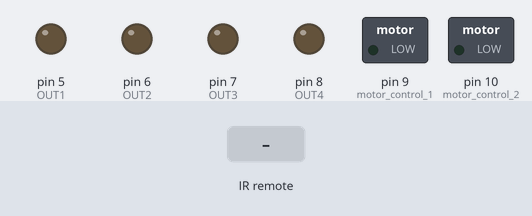
A sketch run on a simulated Arduino Uno, built with avr-gcc and run on an emulated ATmega328P. Shown: switched loads named in the sketch (green lamp = pin HIGH), output pins drawn as LEDs (lit = HIGH). The inputs (shaded band) are chosen by the test bench.

Above: at 1.2 s.
1.3 s: infrared code 0xFF18E7 received
At 1.7 s:
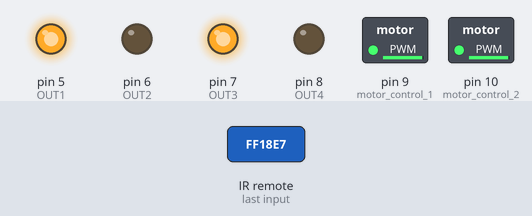
2.8 s: infrared code 0xFF4AB5 received
At 4.0 s:
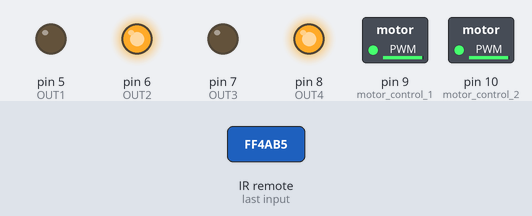
4.3 s: infrared code 0xFF10EF received
At 5.2 s:
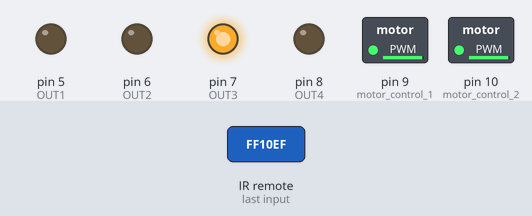
5.8 s: infrared code 0xFF5AA5 received
At 6.3 s:
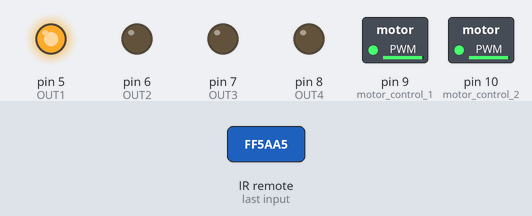
Timing chart, 0 to 8.3 s (numbered marks = the images above; inputs shaded):
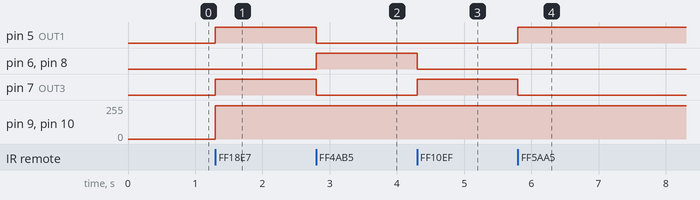

The sketch:

30.4WDRemoteCar.ino
```cpp
//switch case didn't work with define
//this project didn't work, there are lots of cause to not work.

#include <IRremote.h>
const int ir_command_pin=2;
const int OUT1=5;
const int OUT2=6;
const int OUT3=7;
const int OUT4=8;
const int motor_control_1=9;
const int motor_control_2=10;
//const int echoPin=11;
//const int trigPin=12;
int speeed=250;
IRrecv ir_receiver(ir_command_pin);
decode_results results;

#define upper_arrow 16718055
#define lower_arrow 16730805
#define left_arrow 16716015
#define right_arrow 16734885
#define squre 16756815
#define star 16738455
#define button_0 16750695

void setup() {
pinMode(OUT1,OUTPUT);
pinMode(OUT2,OUTPUT);
pinMode(OUT3,OUTPUT);
pinMode(OUT4,OUTPUT);
pinMode(motor_control_1,OUTPUT);
pinMode(motor_control_2,OUTPUT);
//pinMode(echoPin,INPUT);
//pinMode(trigPin,OUTPUT);
Serial.begin(9600);
digitalWrite(motor_control_1,LOW);
digitalWrite(motor_control_2,LOW);
digitalWrite(OUT1,LOW);
digitalWrite(OUT2,LOW);
digitalWrite(OUT3,LOW);
digitalWrite(OUT4,LOW);

ir_receiver.enableIRIn();
}

void loop() {
//int distance=distance_measure();
if(1){
  if(ir_receiver.decode(&results)){

    if(results.value==square){

          speeed+=5;

    }else if(results.value==star){

          speeed-=5;
    }else if(results.value==upper_arrow){
        motor_moves(1,0,1,0,speeed);
    }else if(results.value==lower_arrow){
        motor_moves(0,1,0,1,speeed);
    }else if(results.value==left_arrow){
        motor_moves(0,0,1,0,speeed);
    }else if(results.value==right_arrow){
       motor_moves(1,0,0,0,speeed);
    }else if(results.value==button_0){
        motor_moves(0,0,0,0,0);
      }
    }
    ir_receiver.resume();
  }
/*else{
  /*
  motor_moves(0,1,1,0,speeed);
  delay(500);
  motor_moves(0,0,0,0,0);

}
*/
}
/*
int distance_measure(){
  long timee,distance;
  digitalWrite(trigPin,LOW);
  delayMicroseconds(2);
  digitalWrite(trigPin,HIGH);
  delayMicroseconds(10);
  digitalWrite(trigPin,LOW);
  timee=pulseIn(echoPin,HIGH);
  distance=timee/29.1/2;
  delay(50);
  return distance;
  }
*/
void motor_moves(int value1,int value2,int value3,int value4,int speeed){
  digitalWrite(OUT1,value1);
  digitalWrite(OUT2,value2);
  digitalWrite(OUT3,value3);
  digitalWrite(OUT4,value4);
  analogWrite(motor_control_1,speeed);
  analogWrite(motor_control_2,speeed);
}
```

Measured:
- after the input at 1.3 s, pin 5 (OUT1), pin 7 (OUT3): LOW → HIGH at once; pin 9 (motor_control_1), pin 10 (motor_control_2): 0/255 → 250/255 at once
- after the input at 2.8 s, pin 5 (OUT1), pin 7 (OUT3): HIGH → LOW at once; pin 6 (OUT2), pin 8 (OUT4): LOW → HIGH at once
- after the input at 4.3 s, pin 6 (OUT2), pin 8 (OUT4): HIGH → LOW at once; pin 7 (OUT3): LOW → HIGH at once
- after the input at 5.8 s, pin 5 (OUT1): LOW → HIGH at once; pin 7 (OUT3): HIGH → LOW at once
